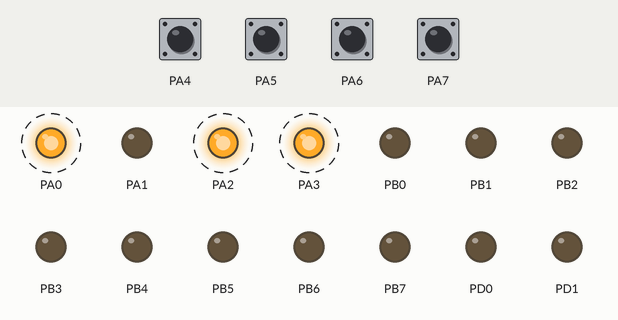
A program run on a simulated ATmega16, built with avr-gcc and emulated at 1 MHz. Shown: output pins drawn as LEDs (lit = HIGH). Dashed ring = blinking. Inputs (shaded band) come from the test bench; at power-on: PA4–7 HIGH.

Above: at 1.26 s.
1.3 s: PA5 pulled LOW for 0.15 s
At 1.56 s:
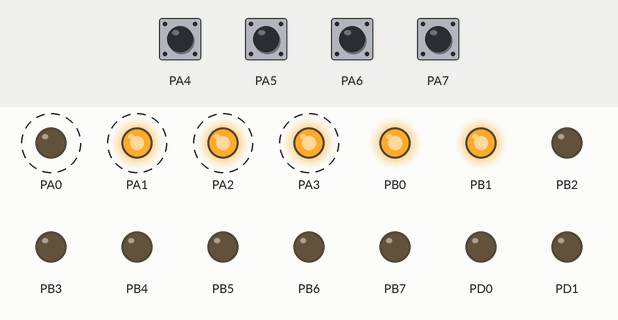
4.3 s: PA4 pulled LOW for 0.15 s
At 4.56 s:
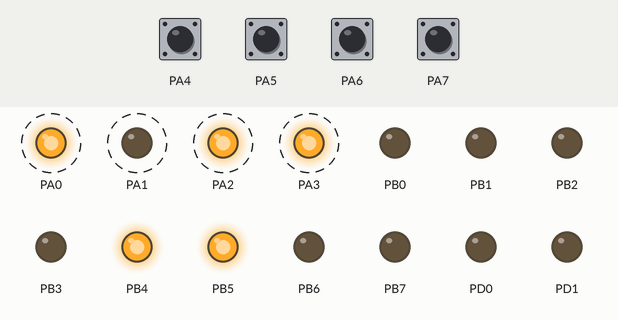
7.3 s: PA6 pulled LOW for 0.15 s
At 7.56 s:
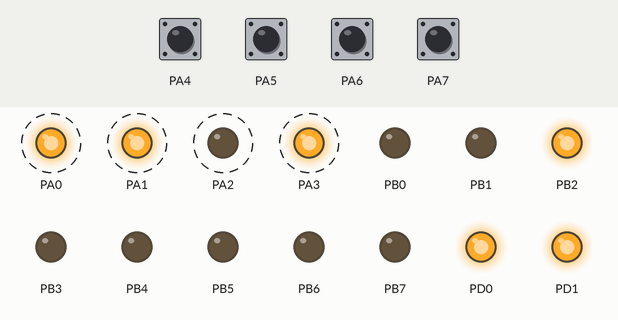
10.3 s: PA7 pulled LOW for 0.15 s
At 10.56 s:
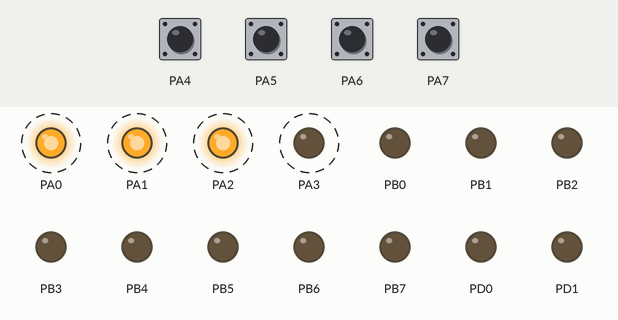
13.3 s: PA6 pulled LOW for 1 s
At 14.41 s:
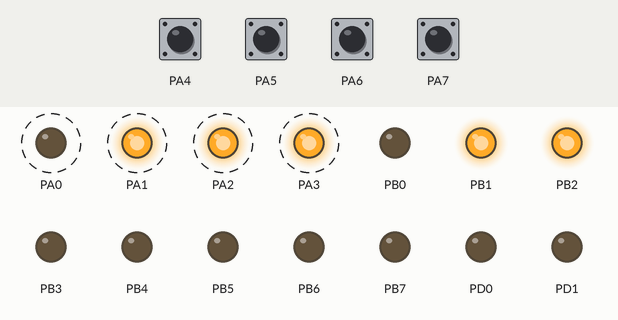
16.3 s: PA5 pulled LOW for 1 s
At 17.41 s:
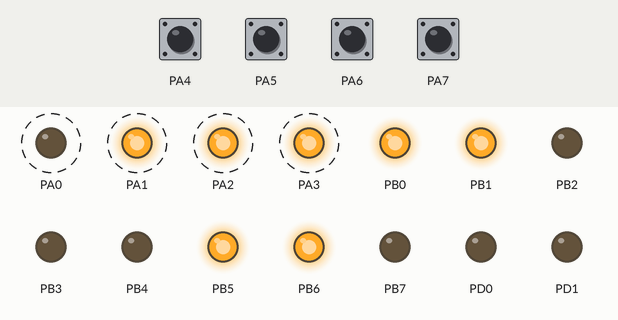
Timing chart, 0 to 20.3 s (numbered marks = the images above; inputs shaded):
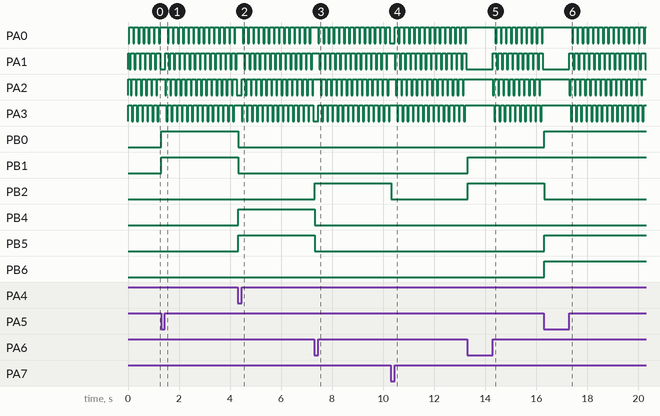

The program:

main.c
```c
/*
 * Practica3.c
 *
 * Created: 03/02/2022 04:26:08 p. m.
 * Author : ricar
 */

#define F_CPU 1000000

#include <avr/io.h>
#include <stdint.h>
#include <util/delay.h>

uint8_t vals[5];

uint8_t cero_en_bit(volatile uint8_t *LUGAR, uint8_t BIT)
{
	return (!(*LUGAR&(1<<BIT)));
}

void show_digits() {
	PORTB = (vals[1] << 4) + vals[0];
	PORTD = (vals[3] << 4) + vals[2];
}

void register_value(uint8_t val) {
	if(val == 10){
		for(int i = 0; i < 4; i++)
			vals[i] = 0;
	} else {
		for(int i = 4; i > 0; i--)
			vals[i] = vals[i - 1];
		vals[0] = val;
	}
	show_digits();
}

void read_kbd() {
	// primera columna
	PORTA = 0b11111110;
	_delay_ms(50);
	for(uint8_t i = 4; i <= 7; i++ ){
		if(cero_en_bit(&PINA, i)) {
			register_value(10);
			while(cero_en_bit(&PINA, i));
		}
	}
	// segunda columna
	PORTA = 0b11111101;
	_delay_ms(50);
	for(uint8_t i = 4; i <= 7; i++ ){
		uint8_t val = (i - 4) * 3;
		if(!val) val = 10;
		if(cero_en_bit(&PINA, i)) {
			register_value(val);
			while(cero_en_bit(&PINA, i));
		}
	}
	// tercera columna
	PORTA = 0b11111011;
	_delay_ms(50);
	for(uint8_t i = 4; i <= 7; i++ ){
		uint8_t val = (i - 4) * 3;
		if(val) val--;
		if(cero_en_bit(&PINA, i)) {
			register_value(val);
			while(cero_en_bit(&PINA, i));
		}
	}
	// cuarta columna
	PORTA = 0b11110111;
	_delay_ms(50);
	for(uint8_t i = 4; i <= 7; i++ ){
		uint8_t val = (i - 4) * 3;
		if(!val) val = 10;
		else val -= 2;
		if(cero_en_bit(&PINA, i)) {
			register_value(val);
			while(cero_en_bit(&PINA, i));
		}
	}
}

int main(void)
{
    DDRA = 0b00001111;
	PORTA = 255;
	DDRB = DDRD = 255;
    while (1)
    {
		read_kbd();
    }
}
```

Measured:
- after the input at 1.3 s, PB0, PB1: LOW → HIGH at once
- after the input at 4.3 s, PB0, PB1: HIGH → LOW at once; PB4, PB5: LOW → HIGH at once
- after the input at 7.3 s, PB2, PD0, PD1: LOW → HIGH at once; PB4, PB5: HIGH → LOW at once
- after the input at 10.3 s, PB2, PD0, PD1: HIGH → LOW at once
- after the input at 13.3 s, PB1, PB2: LOW → HIGH at once
- after the input at 16.3 s, PB0, PB5, PB6: LOW → HIGH at once; PB2: HIGH → LOW at once
- by itself, PA0–3: alternates HIGH for 0.15 s and LOW for 0.05 s
